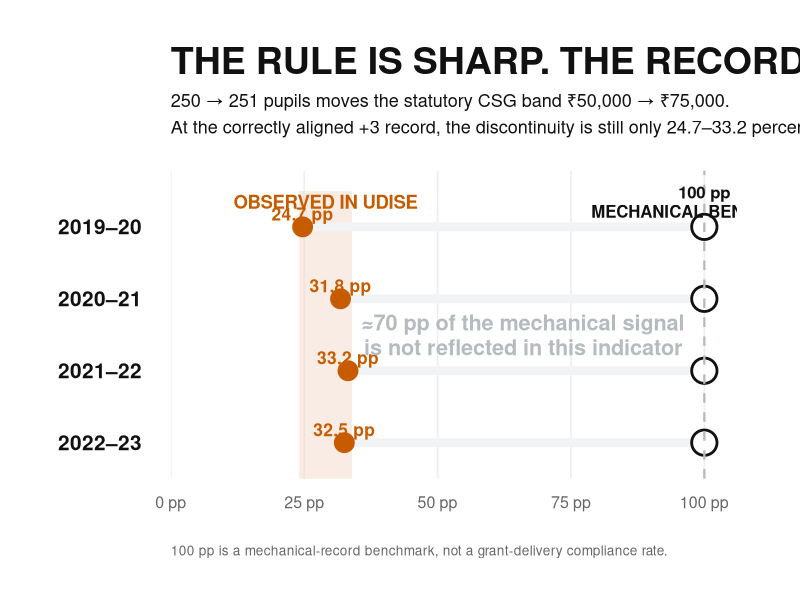
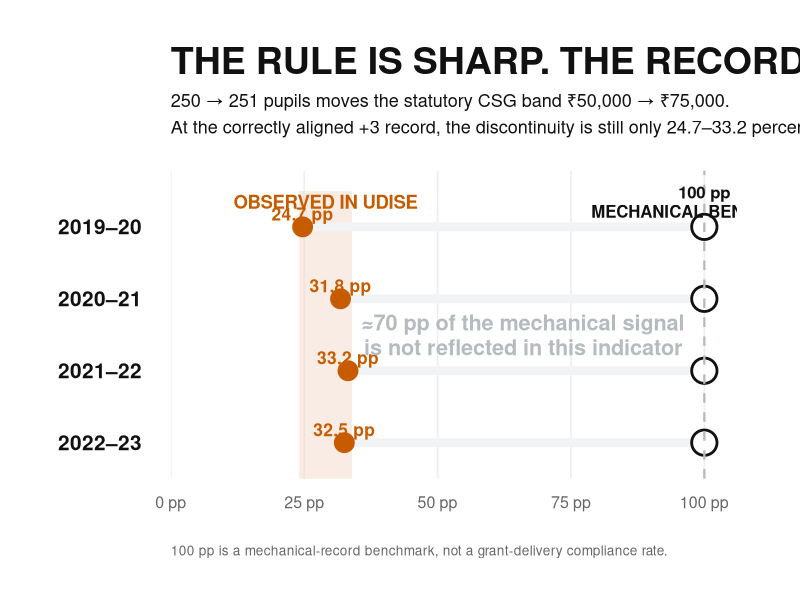
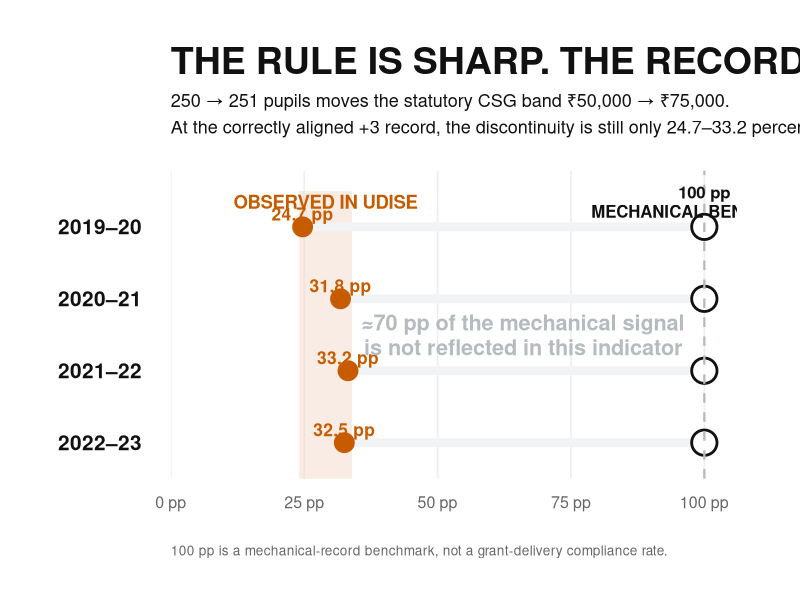

Reproduce these figures in R, in order.
suppressPackageStartupMessages({
  library(ggplot2)
  library(dplyr)
})

# Final state-clustered RD estimates from FINAL_TIMING_AND_INCENTIVES_FINDINGS.md
# Outcome: jump in P(reported CSG receipt >= Rs 75,000) at the 250.5 pupil cutoff.
# The 100 pp endpoint is a mechanical binary-record benchmark: if the UDISE
# receipt indicator perfectly mirrored the statutory band transition around
# 250/251, the indicator would switch completely at the cutoff.
d <- tibble::tribble(
  ~cohort,   ~observed,
  "2019–20", 24.70,
  "2020–21", 31.81,
  "2021–22", 33.21,
  "2022–23", 32.52
) %>%
  mutate(
    cohort = factor(cohort, levels = rev(c("2019–20", "2020–21", "2021–22", "2022–23"))),
    benchmark = 100,
    gap = benchmark - observed,
    label = sprintf("%.1f pp", observed)
  )

ink <- "#111111"
muted <- "#B6BBC0"
soft <- "#F2F3F4"
accent <- "#C75B00"
accent_soft <- "#F1D6C3"

p <- ggplot(d, aes(y = cohort)) +
  # The repeated observed region
  annotate("rect", xmin = 24, xmax = 34, ymin = 0.5, ymax = 4.5,
           fill = accent_soft, alpha = 0.45) +

  # Gap from observed discontinuity to a mechanically faithful binary record
  geom_segment(aes(x = observed, xend = benchmark, yend = cohort),
               linewidth = 3.0, colour = soft, lineend = "round") +

  # Observed discontinuities
  geom_point(aes(x = observed), size = 6.4, colour = accent) +
  geom_text(aes(x = observed, label = label),
            nudge_y = 0.18, colour = accent, fontface = "bold", size = 4.4) +

  # Mechanical-record benchmark
  geom_point(aes(x = benchmark), shape = 21, size = 7.6,
             stroke = 1.45, fill = "white", colour = ink) +
  geom_vline(xintercept = 100, linewidth = 0.8, linetype = "dashed", colour = muted) +

  # Direct labels, no legend
  annotate("text", x = 29, y = 4.35,
           label = "OBSERVED IN UDISE",
           hjust = 0.5, size = 4.7, fontface = "bold", colour = accent) +
  annotate("text", x = 100, y = 4.35,
           label = "100 pp\nMECHANICAL BENCHMARK",
           hjust = 0.5, size = 4.25, fontface = "bold", colour = ink, lineheight = 0.95) +

  # The gap itself is the finding
  annotate("text", x = 66, y = 2.5,
           label = "≈70 pp of the mechanical signal\nis not reflected in this indicator",
           size = 5.5, fontface = "bold", colour = muted, lineheight = 0.95) +

  scale_x_continuous(
    limits = c(0, 106),
    breaks = c(0, 25, 50, 75, 100),
    labels = function(x) paste0(x, " pp"),
    expand = c(0, 0)
  ) +
  scale_y_discrete(expand = expansion(add = c(0.45, 0.78))) +
  labs(
    title = "THE RULE IS SHARP. THE RECORD IS NOT.",
    subtitle = "250 → 251 pupils moves the statutory CSG band ₹50,000 → ₹75,000.\nAt the correctly aligned +3 record, the discontinuity is still only 24.7–33.2 percentage points.",
    x = NULL,
    y = NULL,
    caption = "100 pp is a mechanical-record benchmark, not a grant-delivery compliance rate."
  ) +
  theme_minimal(base_family = "sans") +
  theme(
    panel.grid.major.y = element_blank(),
    panel.grid.minor = element_blank(),
    panel.grid.major.x = element_line(colour = "#ECEEEF", linewidth = 0.55),
    axis.text.x = element_text(size = 11.5, colour = "#666666", margin = margin(t = 10)),
    axis.text.y = element_text(size = 15, face = "bold", colour = ink, margin = margin(r = 18)),
    plot.title = element_text(size = 27, face = "bold", colour = ink, hjust = 0, margin = margin(b = 8)),
    plot.subtitle = element_text(size = 13, colour = ink, hjust = 0, lineheight = 1.22, margin = margin(b = 24)),
    plot.caption = element_text(size = 9.8, colour = "#686868", hjust = 0, margin = margin(t = 24)),
    plot.margin = margin(34, 46, 30, 42)
  )

out_dir <- "studies/composite_school_grant/figures/rendered"
dir.create(out_dir, recursive = TRUE, showWarnings = FALSE)

ggsave(file.path(out_dir, "csg_policy_prism_R.png"), p,
       width = 12.2, height = 7.7, units = "in", dpi = 320, bg = "white")
ggsave(file.path(out_dir, "csg_policy_prism_R.svg"), p,
       width = 12.2, height = 7.7, units = "in", bg = "white")
ggsave(file.path(out_dir, "csg_policy_prism_R.pdf"), p,
       width = 12.2, height = 7.7, units = "in", bg = "white")
